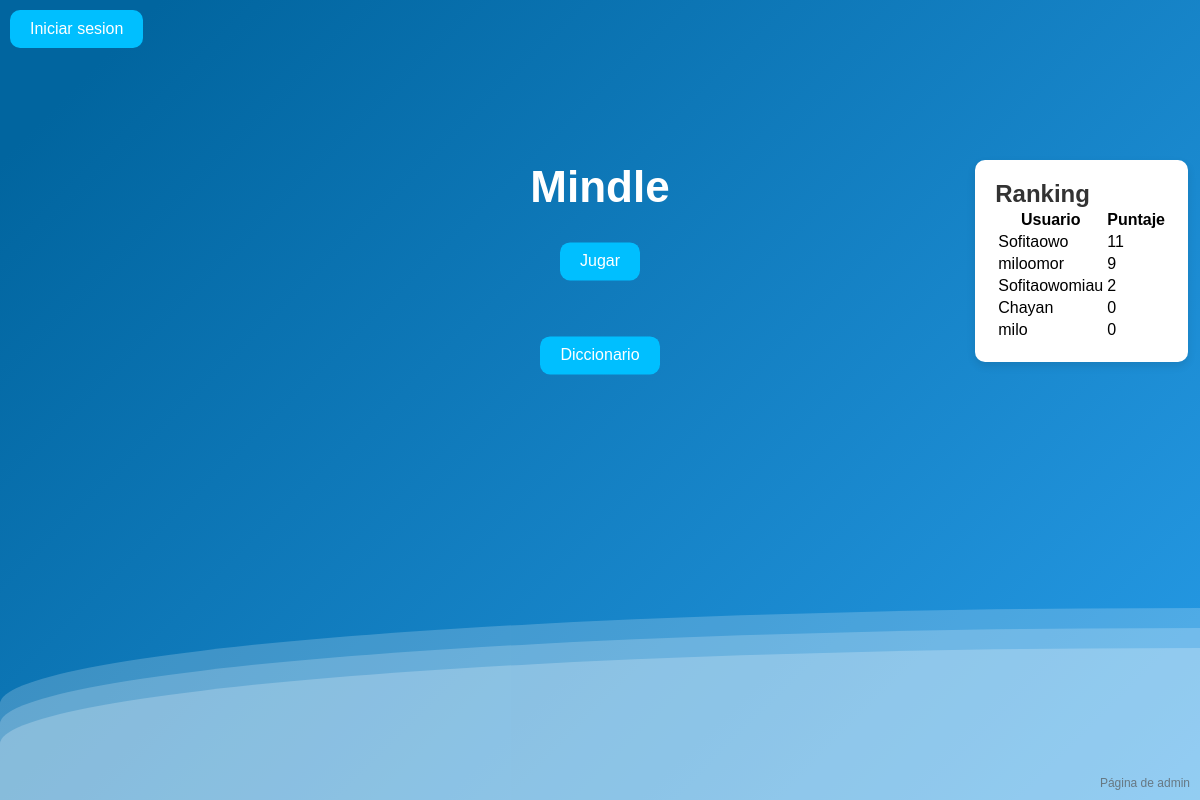
Before: / with the older database file.
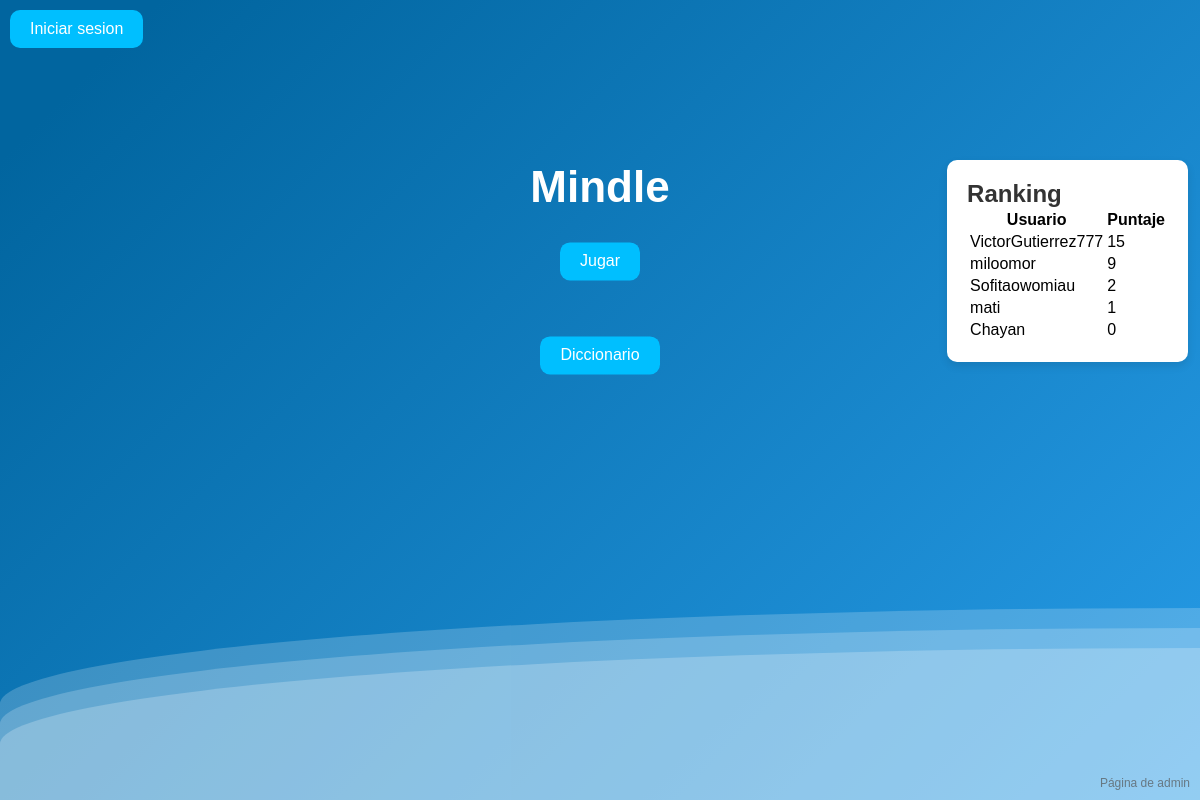
After: the same page with the newer database file.
### juego/models.py (models this page shows, shortened)
class Puntaje(models.Model):
    usuario = models.ForeignKey(User, on_delete=models.CASCADE)
    puntaje = models.IntegerField(default=0)

### menu/views.py (the view)
# urls.py: path('', templateMenu.index, name='index'),
def index(request):
    ranking = Puntaje.objects.all().order_by('-puntaje')[:5]
    return render(request, 'index.html', {'user': request.user, 'ranking': ranking})

### templates/index.html (shortened to what this page needs)
<!DOCTYPE html>
<html>
<head>
    {% load static %}
    <link rel="stylesheet" href="static/css/style.css" />
</head>
<body>
    <div>
        <div class="wave"></div>
        <div class="wave"></div>
        <div class="wave"></div>
    </div>
    <div class="Sesion">
        {% if user.is_authenticated %}
            <form action="{% url 'logout' %}" method="post">
                {% csrf_token %}
                <button class="login" type="submit">Cerrar sesión</button>
            </form>
        {% else %}
            <a href="{% url 'login' %}"><button class="login" type= "button">Iniciar sesion</button></a>
        {% endif %}
    <div>
    <div class="Centrado">
        <h1 class="Titulo">Mindle</h1>
        <form action="/game" method="get">
            <button class="Boton" type="submit">Jugar</button>
        </form>
        <br><br>
        <form action="/diccionario" method="get">
            <button type="submit">Diccionario</button>
        </form>
    </div>
    <div class="Ranking">
        <h1>Ranking</h1>
        <table>
            <thead>
              <tr>
                <th>Usuario</th>
                <th>Puntaje</th>
              </tr>
            </thead>
            <tbody>
              {% for puntaje in ranking %}
                <tr>
                  <td>{{ puntaje.usuario.username }}</td>
                  <td>{{ puntaje.puntaje }}</td>
                </tr>
              {% endfor %}
            </tbody>
          </table>
    </div>
    <a class="EnlaceInferior" href="/admin">Página de admin</a>
</body>
</html>

Changed rows visible on the page:
no longer on this page (row edited): Puntaje: usuario.username "Sofitaowo", puntaje "11"
no longer on this page (row unchanged): Puntaje: usuario.username "milo", puntaje "0"
now on this page (row edited): Puntaje: usuario.username "VictorGutierrez777", puntaje "15"
now on this page (row edited): Puntaje: usuario.username "mati", puntaje "1"
